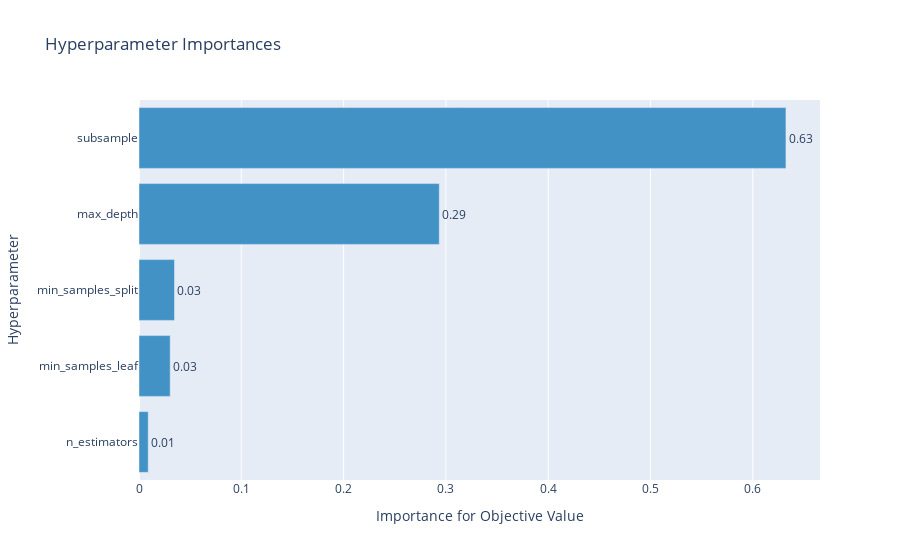

The notebook cell this image was saved under:
### Code cell
optuna.visualization.plot_param_importances(study)

### Figure 1 — Plotly figure (JSON) as saved in the notebook; plotly's stock layout.template omitted (floating-point values rounded to 4 significant figures)
{"data": [{"cliponaxis": false, "hovertemplate": ["n_estimators (IntUniformDistribution): 0.009017826851219444<extra></extra>", "min_samples_leaf (IntUniformDistribution): 0.030474675467424998<extra></extra>", "min_samples_split (IntUniformDistribution): 0.03467346459039661<extra></extra>", "max_depth (IntUniformDistribution): 0.29349565189479676<extra></extra>", "subsample (UniformDistribution): 0.6323383811961621<extra></extra>"], "marker": {"color": "rgb(66,146,198)"}, "orientation": "h", "text": ["0.009017826851219444", "0.030474675467424998", "0.03467346459039661", "0.29349565189479676", "0.6323383811961621"], "textposition": "outside", "texttemplate": "%{text:.2f}", "type": "bar", "x": [0.009018, 0.03047, 0.03467, 0.2935, 0.6323], "y": ["n_estimators", "min_samples_leaf", "min_samples_split", "max_depth", "subsample"]}], "layout": {"showlegend": false, "title": {"text": "Hyperparameter Importances"}, "xaxis": {"title": {"text": "Importance for Objective Value"}}, "yaxis": {"title": {"text": "Hyperparameter"}}}}
